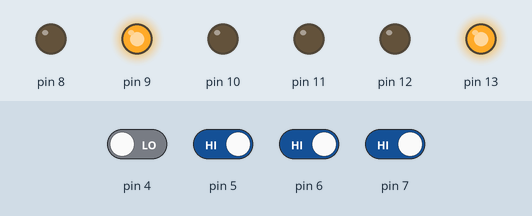
Bench run of a sketch on a simulated Arduino Uno, built with avr-gcc and run on an emulated ATmega328P. Shown: output pins drawn as LEDs (lit = HIGH). Inputs (shaded band) come from the test bench; at power-on: pin 5–7 HIGH, pin 4 LOW.

Above: at 6.8 s.
6.9 s: pin 5 driven LOW
10.2 s: pin 4 driven HIGH
At 15.4 s:
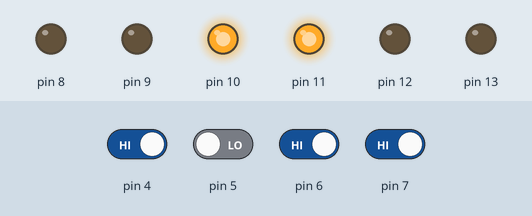
22.1 s: pin 4 driven LOW
At 25.2 s:
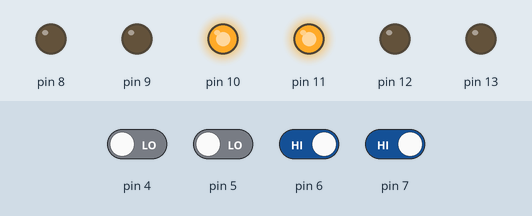
25.5 s: pin 5 driven HIGH
At 35.4 s:
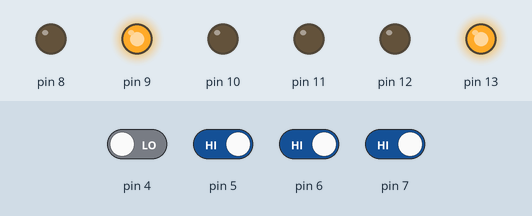
37.4 s: pin 4 driven HIGH and pin 5 driven LOW and pin 6 driven LOW and pin 7 driven LOW
At 38.5 s:
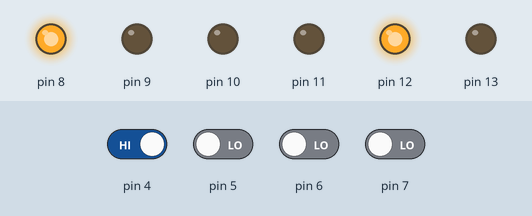
Timing chart, 0 to 41.5 s (numbered marks = the images above; inputs shaded):
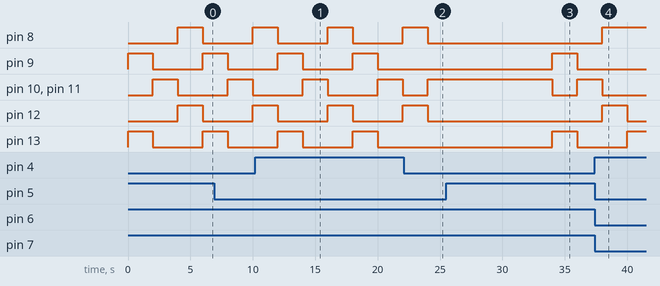

Measured:
- after the input at 10.2 s, pin 9, pin 13: alternates HIGH for 2.0 s and LOW for 4.0 s, starting after 1.8 s
- after the input at 22.1 s, pin 9, pin 13: stays LOW (without the input it goes to HIGH after 1.9 s); pin 10, pin 11: LOW → HIGH after 1.9 s
- after the input at 25.5 s, pin 9, pin 13: LOW → HIGH after 8.5 s, → LOW 2.0 s later; pin 10, pin 11: HIGH → LOW after 8.5 s, → HIGH 2.0 s later
- after the input at 37.4 s, pin 8: goes on until 38.0 s, then stays HIGH; pin 9: stays LOW (without the input it goes to HIGH after 2.6 s); pin 10, pin 11: goes on until 38.0 s, then stays LOW; pin 13: goes on until 40.0 s, then stays HIGH
- by itself, pin 8, pin 10–12: alternates HIGH for 2.0 s and LOW for 4.0 s

The sketch:

iot_2.ino
```cpp
void setup()
{
  pinMode(7, INPUT);
  pinMode(6, INPUT);
  pinMode(13, OUTPUT);
  pinMode(12, OUTPUT);
  pinMode(11, OUTPUT);
  pinMode(5, INPUT);
  pinMode(4, INPUT);
  pinMode(8, OUTPUT);
  pinMode(9, OUTPUT);
  pinMode(10, OUTPUT);
}

void loop()
{
  if(digitalRead(7) == LOW && digitalRead(6)==LOW && digitalRead(4)!=LOW )
  {
     signal1Function();
  }
  else if(digitalRead(5) == LOW && digitalRead(4)==LOW && digitalRead(6)!=LOW )
  {
    signal2Function();
  }
  else if(digitalRead(7) == LOW && digitalRead(6)==LOW && digitalRead(5) == LOW && digitalRead(4)==LOW)
  {
     singal3Function();
  }
  else
  {
   signalFunction();
  }
}
  void signal1Function()
  {
    digitalWrite(10,LOW);
    digitalWrite(11,LOW);
    digitalWrite(12,LOW);
    digitalWrite(13,HIGH);
    delay(10000);
  }
  void signal2Function()
  {
    digitalWrite(13,LOW);
    digitalWrite(10,HIGH);
    digitalWrite(8,LOW);
    digitalWrite(9,LOW);
    digitalWrite(12, LOW);
    digitalWrite(11, HIGH);
    delay(10000);
  }
void singal3Function()
{
    digitalWrite(10,LOW);
    digitalWrite(11,LOW);
    digitalWrite(12,LOW);
    digitalWrite(13,HIGH);
    delay(7000);
    digitalWrite(13,LOW);
    digitalWrite(10,HIGH);
    digitalWrite(8,LOW);
    digitalWrite(9,LOW);
    delay(10000);
}
  void signalFunction()
  {
    digitalWrite(13,HIGH);
    digitalWrite(12,LOW);
    digitalWrite(11,LOW);
    digitalWrite(10,LOW);
    digitalWrite(8,LOW);
    digitalWrite(9,HIGH);
    delay(2000); // Wait for 2000 millisecond(s)
    digitalWrite(10, HIGH);
    digitalWrite(8,LOW);
    digitalWrite(9,LOW);
    digitalWrite(13,LOW);
    digitalWrite(11,HIGH);
    digitalWrite(12,LOW);
    delay(2000); // Wait for 2000 millisecond(s)
    digitalWrite(13,LOW);
    digitalWrite(12,HIGH);
    digitalWrite(11,LOW);
    digitalWrite(10,LOW);
    digitalWrite(8,HIGH);
    digitalWrite(9,LOW);
    delay(2000); // Wait for 2000 millisecond(s)
  }
```
